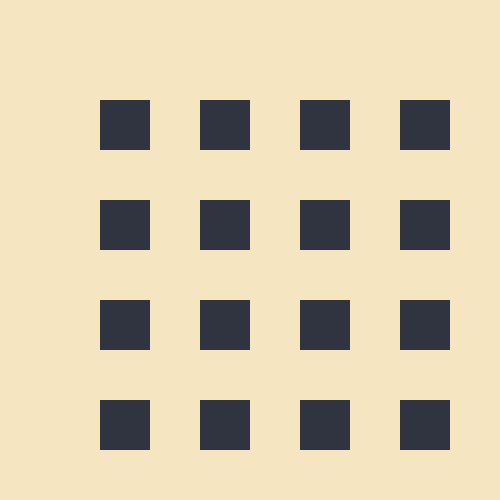
Frame 1 (no input)
Frame 60 (the mouse pressed at the canvas centre just before this capture): identical to frame 1, image omitted
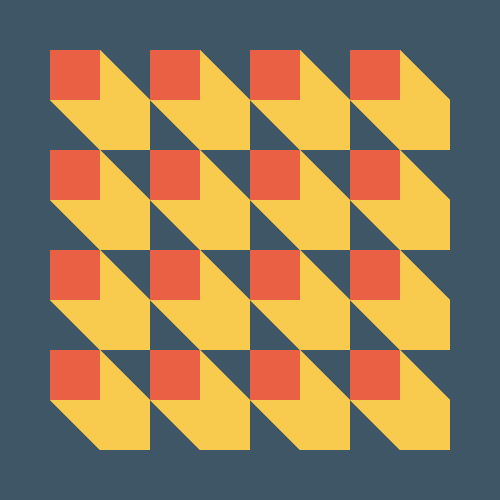
Frame 120 (the mouse held since frame 60 and released just before this capture)

The Processing sketch that drew these frames (run headless with seeded random() and noise(); from frame 60 on, the mouse is pressed at the canvas centre):

// Processing sketch: processing_109479
// ── processing_109479.pde

//Sam Friedlander
//9/10/13
//Box Fun

//red(234,96,69)
//yellowish(248,202,77)
//tan(245,229,192)
//light blue(63,86,102)
//dark blue(47,52,64)

float xOffset, yOffset,x,y, xtop, ytop, wd, ht;
color red, yellow, tan, ltblue, dkblue;

void setup()
{
  size(500, 500);
  background(245, 229, 192);
  rectMode(CORNER);  
  noStroke();
  x=100;
  y=100;
  wd=50;
  ht=50;
  red= color(234, 96, 69);
  yellow= color(248, 202, 77);
  tan= color(245, 229, 192);
  ltblue= color(63, 86, 102);
  dkblue= color(47, 52, 64);
}
void draw()
{
  background(tan);
  for (x=100; x<width;x+=100)
  {
    for (y=100;y<height;y+=100)
    {
      fill(red);
      rect(x+xOffset, y+yOffset, wd, ht);
      quad((x-(mouseX/5)), (y-(mouseY/5)), (x-(mouseX/5))+wd, (y-(mouseY/5)), (x+xOffset)+wd, (y+yOffset), (x+xOffset), (y+yOffset));
      quad((x-(mouseX/5))+wd, (y-(mouseY/5))+ht, (x-(mouseX/5))+wd, (y-(mouseY/5)), (x+xOffset)+wd, (y+yOffset), (x+xOffset)+wd, (y+yOffset)+ht);
      quad((x-(mouseX/5)), (y-(mouseY/5))+ht, (x-(mouseX/5)), (y-(mouseY/5)), (x+xOffset), (y+yOffset), (x+xOffset), (y+yOffset)+ht);
      quad((x-(mouseX/5)), (y-(mouseY/5))+ht, (x-(mouseX/5))+wd, (y-(mouseY/5))+ht, (x+xOffset)+wd, (y+yOffset)+ht, (x+xOffset), (y+yOffset)+ht);

      fill(dkblue);
      rect(x-(mouseX/5), y-(mouseY/5), wd, ht);
    }
  }
}

void mousePressed()
{
  dkblue= color(red);
  red= color (yellow); 
  yellow= color(tan);
  tan= color(ltblue);
  ltblue= color(dkblue);
}

void mouseReleased()
{
  dkblue= color(red); 
  red= color (yellow);
  yellow= color(tan);
  tan= color(ltblue);
  ltblue= color(dkblue);
}

void keyPressed()
{
  if (key == CODED)
  {

    if (keyCode == RIGHT)
    {
      xOffset+=2;
    } 


    if (keyCode == LEFT)
    {
      xOffset-=2;
    }

    if (keyCode == UP)
    {
      yOffset-=2;
    }

    if (keyCode == DOWN)
    {
      yOffset+=2;
    }
  }
}
